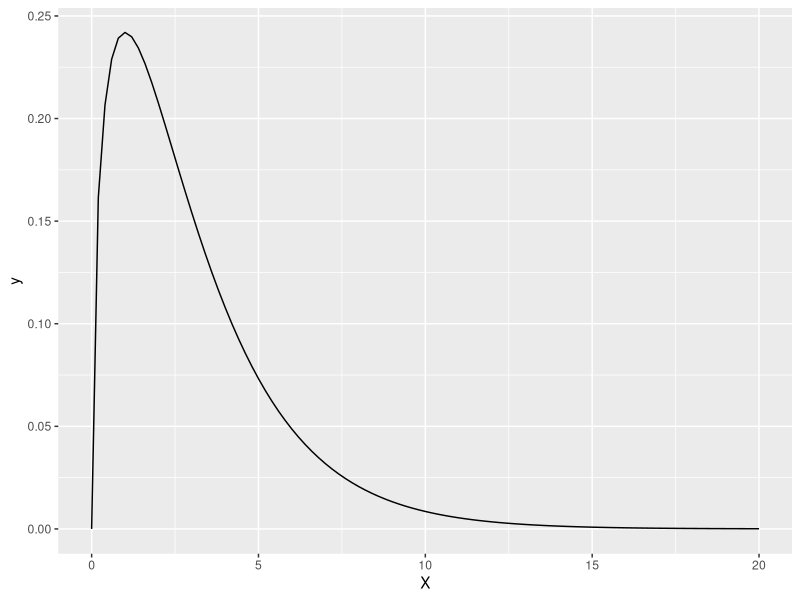

The R source for this figure:
## ---- chunk 1
knitr::opts_chunk$set(echo = TRUE)
## ---- chunk 2
set.seed(05202001)
library(ggplot2)

dat <- data.frame(X=c(0,20))
ggplot(dat, aes(x=X)) + stat_function(fun=dchisq, args=list(df=3))
## ---- chunk 3
mu <- 3
sig <- 2.45
alpha <- .05

ztest2 <- function(size) {
  sample <- rchisq(size, df=3)
  samplemean <- mean(sample)
  teststat <- (samplemean - mu) / (sig/sqrt(size))
  pvalue <- 2*pnorm(-(abs(teststat)))
  if(pvalue < alpha){TRUE}
  else{FALSE}
}

K <- 10000
t1two <- function(size){
  samps <- replicate(K, ztest2(size))
  length(which(samps == TRUE)) / 10000
}

q2a <- sapply(c(8,23,52), t1two)
q2a
## ---- chunk 4
ztleft <- function(size) {
  sample <- rchisq(size, df=3)
  samplemean <- mean(sample)
  teststat <- (samplemean - mu) / (sig/sqrt(size))
  pvalue <- pnorm(teststat, lower.tail = TRUE)
  if(pvalue < alpha){TRUE}
  else{FALSE}
}

K <- 10000
t1lft <- function(size){
  samps <- replicate(K, ztleft(size))
  length(which(samps == TRUE)) / 10000
}

q2b <- sapply(c(8,23,52), t1lft)
q2b

## ---- chunk 5
ztright <- function(size) {
  sample <- rchisq(size, df=3)
  samplemean <- mean(sample)
  teststat <- (samplemean - mu) / (sig/sqrt(size))
  pvalue <- pnorm(teststat, lower.tail = FALSE)
  if(pvalue < alpha){TRUE}
  else{FALSE}
}

K <- 10000
type1right <- function(size){
samps <- replicate(K, ztright(size))
length(which(samps == TRUE)) / 10000
}

q2c <- sapply(c(8,23,52), type1right)
q2c

## ---- chunk 6
out <- data.frame(q2a, q2b, q2c)
rownames(out) <- c("n=8", "n=23", "n=52")
colnames(out) <- c("two-sided","left-sided", "right-sided")
out
## ---- chunk 7
t2 <- function(size){
  sample <- rchisq(size, df=3)
  teststat <- (mean(sample) - mu) / (sd(sample)/sqrt(size))
  pvalue <- 2*pt(-abs(teststat), df=(size-1))
  pvalue < alpha
}

K <- 10000
t1twoT <- function(size){
  samps <- replicate(K, t2(size))
  length(which(samps == TRUE)) / 10000
}

q4a <- sapply(c(8,23,52), t1twoT)
q4a
## ---- chunk 8
ttleft <- function(size){
  sample <- rchisq(size, df=3)
  teststat <- (mean(sample) - mu) / (sd(sample)/sqrt(size))
  pvalue <- pt(teststat, df=(size-1), lower.tail = TRUE)
  pvalue < alpha
}

K <- 10000
t1lftT <- function(size){
  samps <- replicate(K, ttleft(size))
  length(which(samps == TRUE)) / 10000
}

q4b <- sapply(c(8,23,52), t1lftT)
q4b

## ---- chunk 9
ttright <- function(size){
  sample <- rchisq(size, df=3)
  teststat <- (mean(sample) - mu) / (sd(sample)/sqrt(size))
  pvalue <- pt(teststat, df=(size-1), lower.tail = FALSE)
  pvalue < alpha
}

K <- 10000
type1rightT <- function(size){
  samps <- replicate(K, ttright(size))
  length(which(samps == TRUE)) / 10000
}

q4c <- sapply(c(8,23,52), type1rightT)
q4c
## ---- chunk 10
out2 <- data.frame(q4a, q4b, q4c)
rownames(out2) <- c("n=8", "n=23", "n=52")
colnames(out2) <- c("two-sided","left-sided", "right-sided")
out2
## ---- chunk 11
zbad <- function(size) {
  sample <- rchisq(size, df=3)
  samplemean <- mean(sample)
  teststat <- (samplemean - mu) / (sd(sample)/sqrt(size))
  pvalue <- 2*pnorm(-(abs(teststat)))
  if(pvalue < alpha){TRUE}
  else{FALSE}
}

K <- 10000
t1twoZbad <- function(size){
  samps <- replicate(K, zbad(size))
  length(which(samps == TRUE)) / 10000
}

q6a <- sapply(c(8,23,52), t1twoZbad)
q6a
## ---- chunk 12
ztleftbad <- function(size) {
  sample <- rchisq(size, df=3)
  samplemean <- mean(sample)
  teststat <- (samplemean - mu) / (sd(sample)/sqrt(size))
  pvalue <- pnorm(teststat, lower.tail = TRUE)
  if(pvalue < alpha){TRUE}
  else{FALSE}
}

K <- 10000
t1lftZbad <- function(size){
  samps <- replicate(K, ztleftbad(size))
  length(which(samps == TRUE)) / 10000
}

q6b <- sapply(c(8,23,52), t1lftZbad)
q6b
## ---- chunk 13
ztrightbad <- function(size) {
  sample <- rchisq(size, df=3)
  samplemean <- mean(sample)
  teststat <- (samplemean - mu) / (sd(sample)/sqrt(size))
  pvalue <- pnorm(teststat, lower.tail = FALSE)
  if(pvalue < alpha){TRUE}
  else{FALSE}
}

K <- 10000
type1rightZbad <- function(size){
  samps <- replicate(K, ztrightbad(size))
  length(which(samps == TRUE)) / 10000
}

q6c <- sapply(c(8,23,52), type1rightZbad)
q6c
## ---- chunk 14
out3 <- data.frame(q6a, q6b, q6c)
rownames(out3) <- c("n=8", "n=23", "n=52")
colnames(out3) <- c("two-sided","left-sided", "right-sided")
out3
